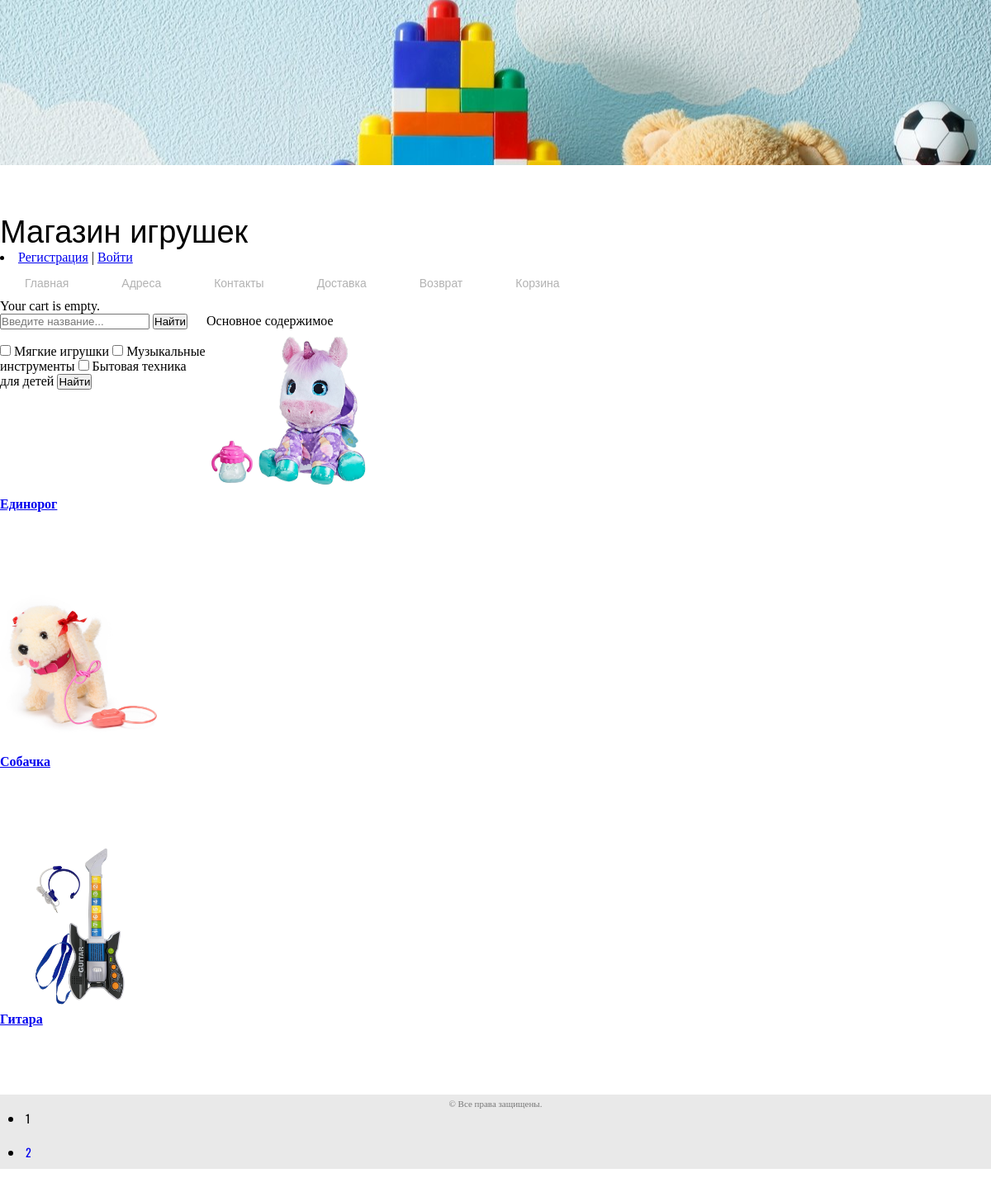
The page / on the database its author committed.
### app_toy_shop/models.py (models this page shows, shortened)
class Category(models.Model):
    name = models.CharField('Категория', max_length=70, db_index=True)
    url = models.SlugField(max_length=170, unique=True)
    class Meta:
        verbose_name = 'Категория'
        verbose_name_plural = 'Категории'

class Product(models.Model):
    name = models.CharField('Название', max_length=70)
    description = models.TextField('Описание')
    price = models.DecimalField('Цена', max_digits=7, decimal_places=2)
    poster = models.ImageField("Постер", upload_to="photos/", blank=True)
    category = models.ForeignKey(Category, on_delete=models.SET_NULL, null=True, verbose_name='Категория',
                                 related_name="category_product")
    url = models.SlugField(max_length=170, unique=True)
    is_active = models.BooleanField('Активность', default=True)
    def __str__(self):
        return self.name
    class Meta:
        verbose_name = 'Товар'
        verbose_name_plural = 'Товары'

### app_toy_shop/views.py (the view)
# urls.py: path('', views.ProductView.as_view(), name='title'),
class ProductView(GetCategory, ListView):
    model = Product
    queryset = Product.objects.filter(is_active=True)
    template_name = 'toy_shop/title.html'
    paginate_by = 3

### app_toy_shop/views.py (called while the page is built)
    def get_category(self):
        return Category.objects.all()

### cart/cart.py (called while the page is built)
    def __len__(self):
        return sum(item['quantity'] for item in self.cart.values())

### cart/context_processors.py (called while the page is built)
def cart(request):
    return {'cart': Cart(request)}

### app_toy_shop/templates/toy_shop/title.html (shortened to what this page needs)
{% extends 'toy_shop/base_3.html' %}
{% block content %}
<div class="left-ads-display col-lg-9">
    <div class="row">
        {% for product in product_list %}
        <div class="col-md-4 product-men">
            <div class="product-shoe-info editContent text-center mt-lg-4" >
                <div class="men-thumb-item">
                    <img class="img-product" src="{{ product.poster.url }}" class="img-fluid" alt="" >
                </div>
                <div class="item-info-product">
                    <h4 class="">
                        <a href="{% url 'shop:toy_detail' product.url %}" class="editContent" >{{ product }}</a>
                    </h4>
                    <ul class="stars">
                        <li><a href="#"></a></li>
                        <li><a href="#"></a></li>
                        <li><a href="#"></a></li>
                        <li><a href="#"></a></li>
                        <li><a href="#"></a></li>
                    </ul>
                </div>
            </div>
        </div>
        {% endfor %}
    </div>
<nav>
    <ul>
        {% for p in paginator.page_range %}
        {% if page_obj.number == p %}
        <li class="#">{{p}}</li>
        {% elif p >= page_obj.number|add:-2 and p <= page_obj.number|add:2 %}
        <li class="#">
            <a href="?page={{ p }}">{{ p }}</a>
        </li>
        {% endif %}
        {% endfor %}
    </ul>
</nav>
{% endblock content %}

### app_toy_shop/templates/toy_shop/base_3.html (shortened to what this page needs)
<!DOCTYPE html>
{% load static %}
<html lang="en">
<head>
    <link rel="stylesheet" type="text/css" href="{% static 'css/style.css' %}">
</head>
<body>
<div class="wrapper">
    <div class="page">
        <div class="header"></div>
            <div class="header_text">Магазин игрушек</div>
        <div id="wrapper">
		<header>
			{% if request.user.is_authenticated %}
			<li class="last"> {{user.username}} | <a href="{% url 'logout' %}">Выйти</a></li>
			{% else %}
			<li class="last"><a href="{% url 'register' %}">Регистрация</a> | <a href="{% url 'login_view' %}">Войти</a></li>
			{% endif %}
		</header>
		<nav>
			<ul class="top-menu">
				<li><a href="{% url 'shop:title' %}">Главная</a></li>
				<li><a href="/services/">Адреса</a></li>
				<li><a href="/partners/">Контакты</a></li>
				<li><a href="/customers/">Доставка</a></li>
				<li><a href="/projects/">Возврат</a></li>
				<li><a href="/careers/">Корзина</a></li>
			</ul>
		</nav>
</div>
<div class="cart">
    {% with total_items=cart|length %}
        {% if cart|length > 0 %}
            Your cart:
            <a href="{% url 'cart:cart_detail' %}">
                {{ total_items }} item{{ total_items|pluralize }},
                ${{ cart.get_total_price }}
            </a>
        {% else %}
            Your cart is empty.
        {% endif %}
    {% endwith %}
</div>
<aside>
    <ul class="aside-menu">
        <form action="{% url 'shop:search' %}" method="get" name="search">
            <input type="search" placeholder="Введите название..." name="q" class="form-control", required="">
            <button type="submit">Найти</button>
        </form>
        <form action="{% url 'shop:filter' %}" method="get">
            <li class="active"></li>
            {% for category in view.get_category %}
            <input type="checkbox" class="cheked" name="category" value="{{category.name}}">
            <span class="span editConect">{{category.name}}</span>
            {% endfor %}
            <button type="submit">Найти</button>
        </form>
    </ul>
</aside>
        <div class="content">Основное содержимое</div>
        <div class="left-ads-display col-lg-9">
    {% block content %}
    {% endblock content %}
    <div class="footer">
        <p>&copy; Все права защищены.
        <p>&nbsp;
    </div>
</div>
</body>
</html>

### static/css/style.css (style rules this page uses)
* { margin: 0; padding: 0; }
html, body { height: 100%; }
.wrapper { height: 100%; max-width: 100%; margin: 0 auto; }
.page { min-height: 100%; padding-bottom: 90px; box-sizing: border-box; }
.header { max-height: 100%; height: 200px; background: #fff url('../image/11.jpg') no-repeat center; }
.header_text { padding-top: 60px; padding-left: 100 px; width: 400px; font-family: Tahoma, Arial; font-size: 38px; }
nav a { text-decoration: none; }
nav ul { margin: 0; padding: 0; }
nav li { list-style-position: inside; font: 14px 'Oswald', sans-serif; padding: 10px; }
.top-menu li { display: inline-block; padding: 10px 30px; margin: 0; }
.top-menu a { color: #b2b2b2; }
aside { float: left; width: 250px; }
.aside-menu li { font-weight: 300; list-style-type: square; border-top: 1px solid #e7e7e7; }
.aside-menu li:first-child { border: none; }
.aside-menu li.active { color: #29c5e6; }
.img-product { width: 200px; height: 200px; }
.footer { height: 90px; margin-top: -90px; box-sizing: border-box; background: rgba(204, 204, 204, 0.43); border-radius: 0 0 20px 20 px; padding: 5px; color: #777; font-size: 11px; font-family: Verdana; text-align: center; }

### rows shown on the page
Category: name "Мягкие игрушки"
Category: name "Музыкальные инструменты"
Category: name "Бытовая техника для детей"
Product: poster (picture), name "Единорог"
Product: poster (picture), name "Собачка"
Product: poster (picture), name "Гитара"

### other values the page prints
{{ p }} "1"
{{ p }} "2"
